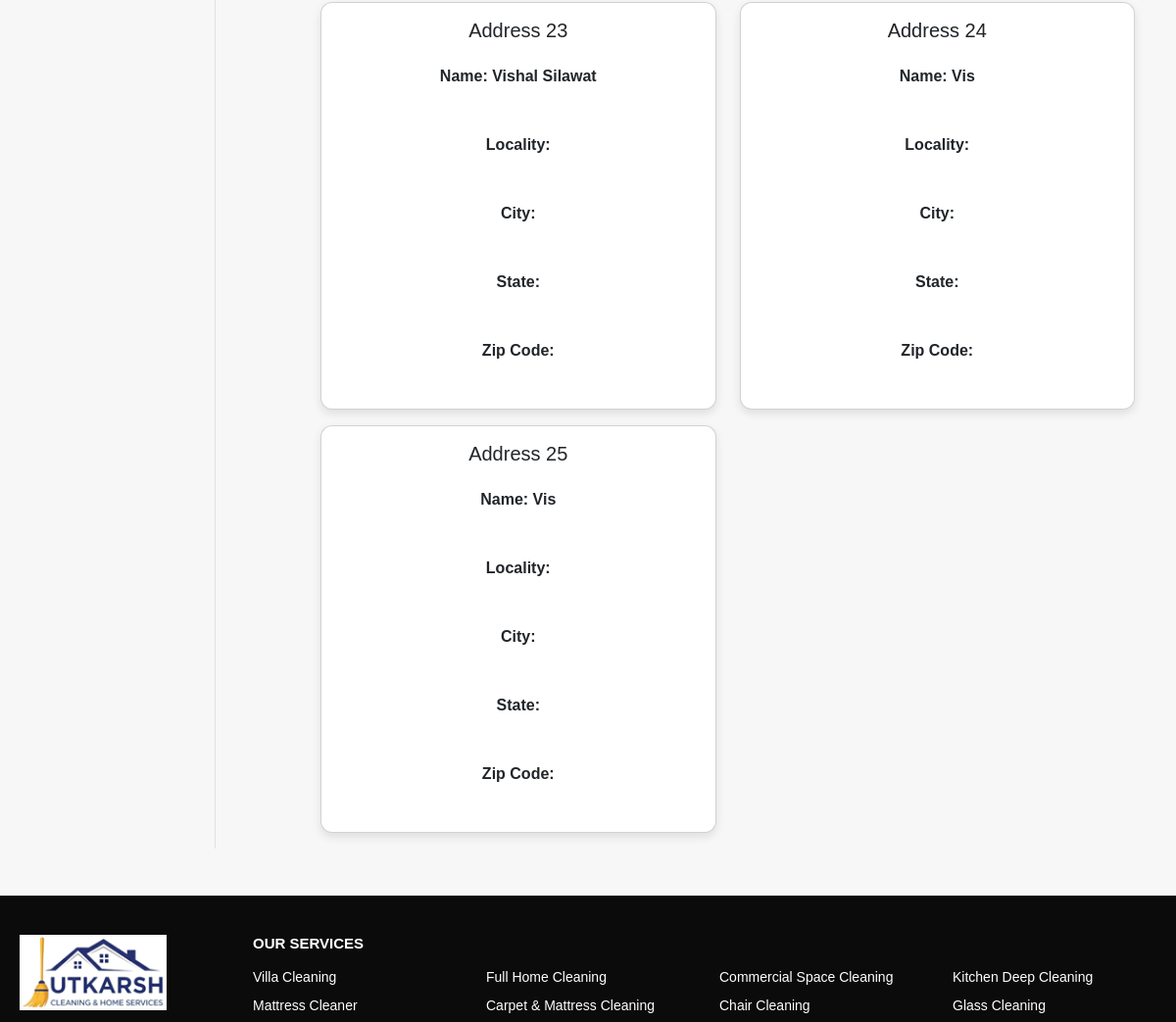
Page /address/ (middle part) on the earlier database version.
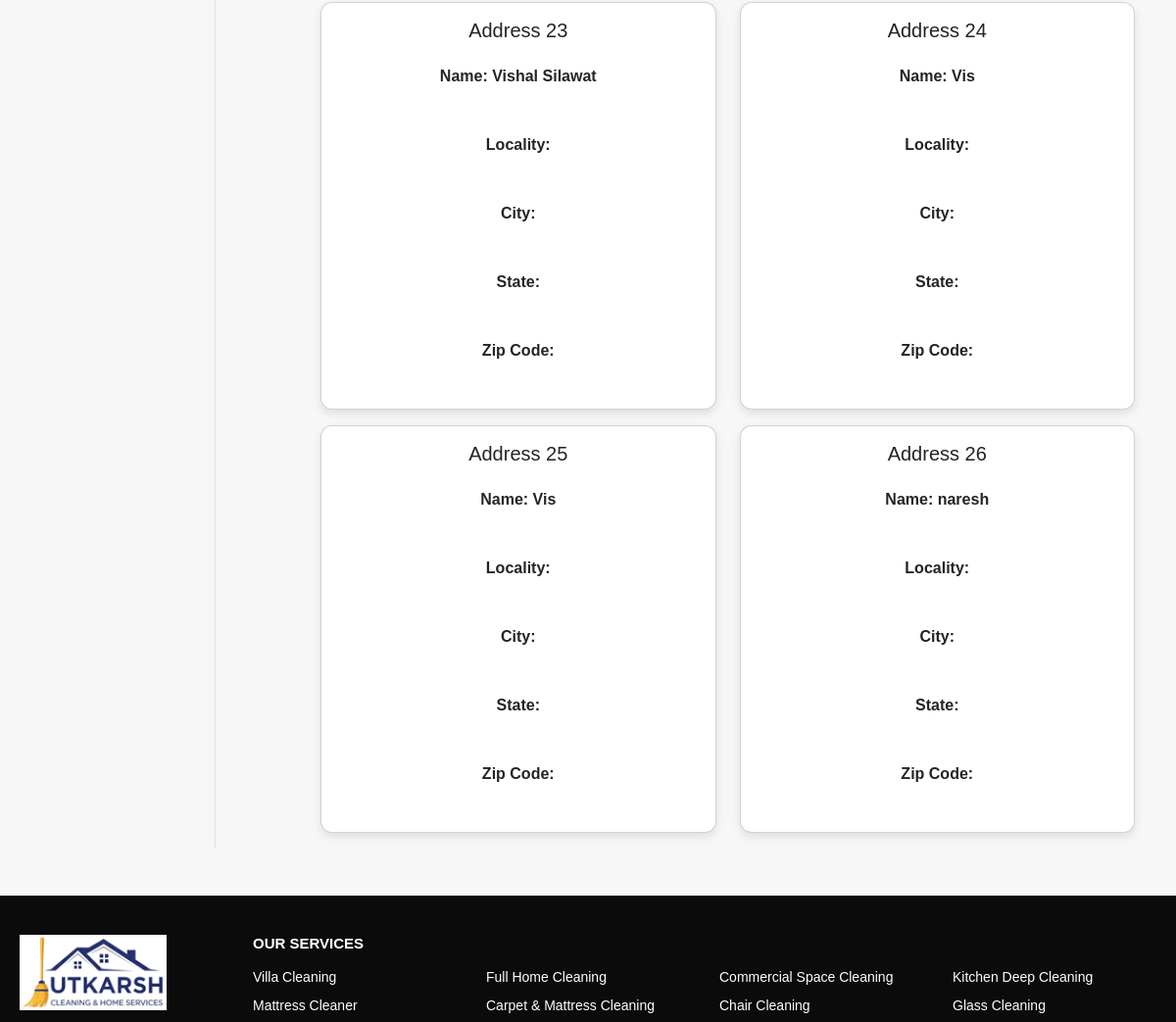
Same page on the later database version.
### app/models.py (models this page shows, shortened)
class Customer(models.Model):
    name = models.CharField(max_length=100)
    mobile = models.CharField(max_length=15)
    address = models.TextField()
    created_at = models.DateTimeField(auto_now_add=True)

### app/views.py (the view)
# urls.py: path('address/', views.address, name='address'),
def address(request):
    totalitem = 0
    if request.session.session_key:
        totalitem = Cart.objects.filter(
            session_key=request.session.session_key
        ).count()
    add = Customer.objects.all()
    return render(
        request,
        'app/address.html',
        {'add': add, 'active': 'btn-primary', 'totalitem': totalitem}
    )

### app/context_processors.py (called while the page is built)
def cart_count(request):
    if request.session.session_key:
        count = Cart.objects.filter(
            session_key=request.session.session_key
        ).count()
    else:
        count = 0
    return {
        'totalitem': count
    }

### app/templates/app/address.html (shortened to what this page needs)
{% extends 'app/base.html' %}
{% load static %}
{% block main-content %}
<div class="container my-5">
  <div class="row">
    <div class="col-sm-2 border-end">
    </div>
    <div class="col-sm-9 offset-sm-1">
      <div class="row">
        {% for ad in add %}
        <div class="col-sm-6 mb-3">
          <div class="card">
            <div class="card-body">
              <h5>Address {{ forloop.counter }}</h5>
              <p>Name: {{ ad.name }}</p>
              <p>Locality: {{ ad.locality }}</p>
              <p>City: {{ ad.city }}</p>
              <p>State: {{ ad.state }}</p>
              <p>Zip Code: {{ ad.zipcode }}</p>
            </div>
          </div>
        </div>
        {% empty %}
        <p>No address found.</p>
        {% endfor %}
      </div>
    </div>
  </div>
</div>
{% endblock main-content %}

Differences in the rows shown:
added Customer: name "naresh"
